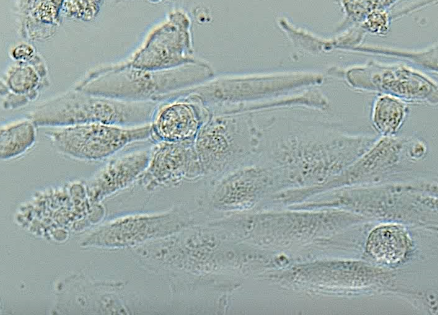
#> input picture LightGlue/assets/cancer1.png, 438 x 315 px, found by its file name
$ python ssim_matching.py
#> lines starting #> are read from the running program, lines starting #| are printed output that depends on the picture
'''
Author: SimonHanYANG SimonCK666@mail.163.com
Date: 2023-07-31 11:29:27
LastEditors: SimonHanYANG SimonCK666@mail.163.com
LastEditTime: 2023-07-31 12:29:51
FilePath: \\feature-matching\ssim_matching.py
Description: 这是默认设置,请设置`customMade`, 打开koroFileHeader查看配置 进行设置: https://github.com/OBKoro1/koro1FileHeader/wiki/%E9%85%8D%E7%BD%AE
'''
import cv2
import numpy as np
from skimage.metrics import structural_similarity as ssim
from sklearn.metrics import mean_squared_error as mse
import matplotlib.pyplot as plt

# [14 lines of commented-out code are left out]

def get_image_segments(image, segments_per_side):
    # 计算每个分区的大小
    height, width = image.shape[:2]
    seg_height = height // segments_per_side
    seg_width = width // segments_per_side

    # 切分图像
    segments = []
    for i in range(segments_per_side):
        for j in range(segments_per_side):
            segment = image[i*seg_height:(i+1)*seg_height, j*seg_width:(j+1)*seg_width]
            segments.append(segment)

    # 展示每个分割
    num_segments = len(segments)
    cols = segments_per_side
    rows = num_segments // cols
    fig = plt.figure(figsize=(20, 20))

    for i, segment in enumerate(segments):
        ax = fig.add_subplot(rows, cols, i+1)
        ax.imshow(cv2.cvtColor(segment, cv2.COLOR_BGR2RGB))
        ax.title.set_text(f'Segment {i+1}')

    plt.show()

    return segments

def compare_segments(segments, ssim_threshold, mse_threshold):
    matches = []
    num_segments = len(segments)

    for i in range(num_segments):
        for j in range(i+1, num_segments):
            ssim_value = ssim(segments[i], segments[j], channel_axis=-1)
            mse_value = mse(np.ravel(segments[i]), np.ravel(segments[j]))

            if ssim_value >= ssim_threshold and mse_value <= mse_threshold:
                matches.append((i, j))
    return matches

def display_matches(matches, segments):
    for match in matches:
        plt.figure()

        plt.subplot(1, 2, 1)
        plt.imshow(cv2.cvtColor(segments[match[0]], cv2.COLOR_BGR2RGB))
        plt.title(f'Segment {match[0]}')

        plt.subplot(1, 2, 2)
        plt.imshow(cv2.cvtColor(segments[match[1]], cv2.COLOR_BGR2RGB))
        plt.title(f'Segment {match[1]}')

        plt.show()

# 读取图像
image = cv2.imread('LightGlue\\assets\\cancer1.png')
#> image is the input picture: shape (315, 438, 3); mean B, G, R 164.9, 168.3, 154.2

# 切分图像
segments_per_side = 4  # 4x4 = 16 分区
segments = get_image_segments(image, segments_per_side)
#> after the loop in get_image_segments, `for i in range(segments_per_side):`: segments = 16 items
#> in get_image_segments, `num_segments = len(segments)`: num_segments = 16
#> in get_image_segments, `rows = num_segments // cols`: rows = 4
#> the loop in get_image_segments, `for i, segment in enumerate(segments):` made 16 passes
#> in get_image_segments, `plt.show()`:
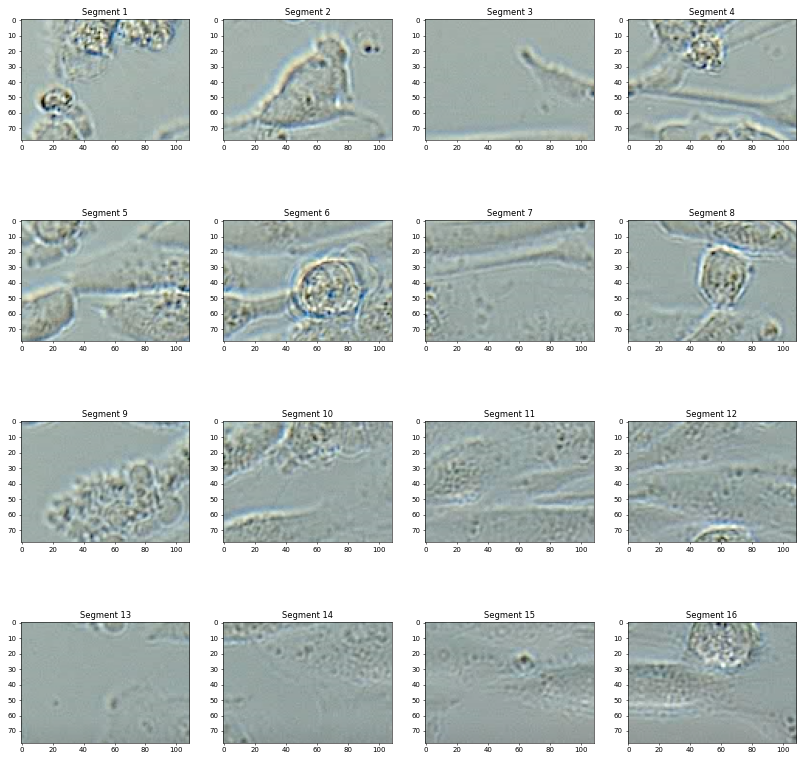
#> figure drawn by matplotlib, 16 panels
#> segments = 16 items

# 比较分区
ssim_threshold = 0.99
mse_threshold = 0.01
matches = compare_segments(segments, ssim_threshold, mse_threshold)
#> in compare_segments, `num_segments = len(segments)`: num_segments = 16
#> after the loop in compare_segments, `for i in range(num_segments):`: matches = []
#> matches = []

# 显示匹配的分区
display_matches(matches, segments)
